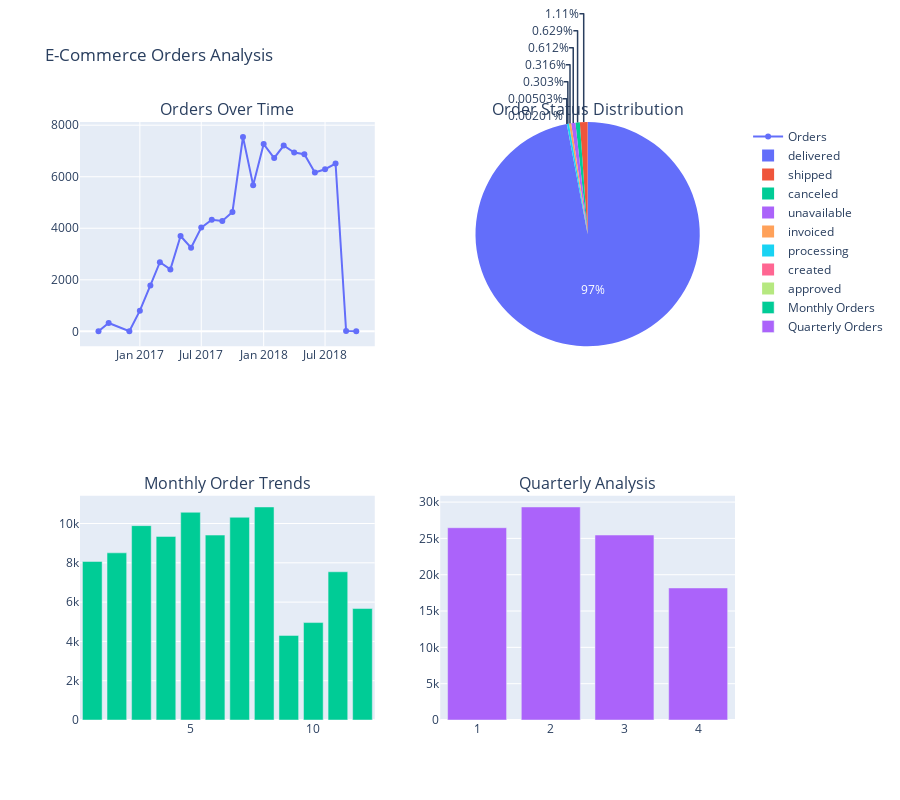

The code cell stored with this chart in its notebook:
### Markdown cell above
### 3.1 Total Orders on E-Commerce

Analysis of order trends over time and order status distribution.

### Code cell
# Prepare data for time series analysis
orders_df['order_purchase_timestamp'] = pd.to_datetime(orders_df['order_purchase_timestamp'])
orders_df['year'] = orders_df['order_purchase_timestamp'].dt.year
orders_df['month'] = orders_df['order_purchase_timestamp'].dt.month
orders_df['day'] = orders_df['order_purchase_timestamp'].dt.day
orders_df['quarter'] = orders_df['order_purchase_timestamp'].dt.quarter

# Create subplots for comprehensive analysis
fig = make_subplots(
    rows=2, cols=2,
    subplot_titles=('Orders Over Time', 'Order Status Distribution', 
                   'Monthly Order Trends', 'Quarterly Analysis'),
    specs=[[{"secondary_y": False}, {"type": "pie"}],
           [{"secondary_y": False}, {"secondary_y": False}]]
)

# 1. Orders over time
monthly_orders = orders_df.groupby([orders_df['order_purchase_timestamp'].dt.to_period('M')])['order_id'].count()
fig.add_trace(
    go.Scatter(x=monthly_orders.index.astype(str), y=monthly_orders.values,
               mode='lines+markers', name='Orders'),
    row=1, col=1
)

# 2. Order status distribution
status_counts = orders_df['order_status'].value_counts()
fig.add_trace(
    go.Pie(labels=status_counts.index, values=status_counts.values, name="Status"),
    row=1, col=2
)

# 3. Monthly trends
monthly_trend = orders_df.groupby('month')['order_id'].count()
fig.add_trace(
    go.Bar(x=monthly_trend.index, y=monthly_trend.values, name='Monthly Orders'),
    row=2, col=1
)

# 4. Quarterly analysis
quarterly_trend = orders_df.groupby('quarter')['order_id'].count()
fig.add_trace(
    go.Bar(x=quarterly_trend.index, y=quarterly_trend.values, name='Quarterly Orders'),
    row=2, col=2
)

fig.update_layout(height=800, showlegend=True, title_text="E-Commerce Orders Analysis")
fig.show()

# Summary statistics
print("=== Order Statistics Summary ===")
print(f"Total Orders: {len(orders_df):,}")
print(f"Date Range: {orders_df['order_purchase_timestamp'].min()} to {orders_df['order_purchase_timestamp'].max()}")
print(f"Average Orders per Day: {len(orders_df) / (orders_df['order_purchase_timestamp'].max() - orders_df['order_purchase_timestamp'].min()).days:.1f}")
print(f"\nOrder Status Distribution:")
for status, count in status_counts.items():
    print(f"  {status.capitalize()}: {count:,} ({count/len(orders_df)*100:.1f}%)")

### Figure 1 — Plotly figure (JSON) as saved in the notebook; plotly's stock layout.template omitted (floating-point values rounded to 4 significant figures)
{"data": [{"mode": "lines+markers", "name": "Orders", "type": "scatter", "x": ["2016-09", "2016-10", "2016-12", "2017-01", "2017-02", "2017-03", "2017-04", "2017-05", "2017-06", "2017-07", "2017-08", "2017-09", "2017-10", "2017-11", "2017-12", "2018-01", "2018-02", "2018-03", "2018-04", "2018-05", "2018-06", "2018-07", "2018-08", "2018-09", "2018-10"], "xaxis": "x", "y": [4, 324, 1, 800, 1780, 2682, 2404, 3700, 3245, 4026, 4331, 4285, 4631, 7544, 5673, 7269, 6728, 7211, 6939, 6873, 6167, 6292, 6512, 16, 4], "yaxis": "y"}, {"domain": {"x": [0.55, 1], "y": [0.625, 1]}, "labels": ["delivered", "shipped", "canceled", "unavailable", "invoiced", "processing", "created", "approved"], "name": "Status", "type": "pie", "values": [96478, 1107, 625, 609, 314, 301, 5, 2]}, {"name": "Monthly Orders", "type": "bar", "x": [1, 2, 3, 4, 5, 6, 7, 8, 9, 10, 11, 12], "xaxis": "x2", "y": [8069, 8508, 9893, 9343, 10573, 9412, 10318, 10843, 4305, 4959, 7544, 5674], "yaxis": "y2"}, {"name": "Quarterly Orders", "type": "bar", "x": [1, 2, 3, 4], "xaxis": "x3", "y": [26470, 29328, 25466, 18177], "yaxis": "y3"}], "layout": {"annotations": [{"font": {"size": 16}, "showarrow": false, "text": "Orders Over Time", "x": 0.225, "xanchor": "center", "xref": "paper", "y": 1, "yanchor": "bottom", "yref": "paper"}, {"font": {"size": 16}, "showarrow": false, "text": "Order Status Distribution", "x": 0.775, "xanchor": "center", "xref": "paper", "y": 1, "yanchor": "bottom", "yref": "paper"}, {"font": {"size": 16}, "showarrow": false, "text": "Monthly Order Trends", "x": 0.225, "xanchor": "center", "xref": "paper", "y": 0.375, "yanchor": "bottom", "yref": "paper"}, {"font": {"size": 16}, "showarrow": false, "text": "Quarterly Analysis", "x": 0.775, "xanchor": "center", "xref": "paper", "y": 0.375, "yanchor": "bottom", "yref": "paper"}], "height": 800, "showlegend": true, "title": {"text": "E-Commerce Orders Analysis"}, "xaxis": {"anchor": "y", "domain": [0, 0.45]}, "xaxis2": {"anchor": "y2", "domain": [0, 0.45]}, "xaxis3": {"anchor": "y3", "domain": [0.55, 1]}, "yaxis": {"anchor": "x", "domain": [0.625, 1]}, "yaxis2": {"anchor": "x2", "domain": [0, 0.375]}, "yaxis3": {"anchor": "x3", "domain": [0, 0.375]}}}
